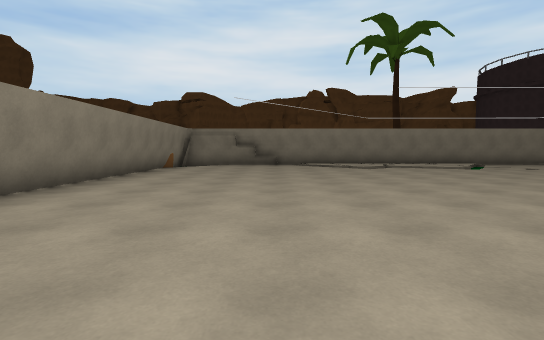
[1] (above)

18 first-person views from a walk through a 3-D level made in the Unity game engine. The camera is 1.2 m above the floor, tilts 4° down and sees 85° across. The floor is counted in squares, 2 m on a side. Each view is taken from the middle of a square. On the plan, view 1 faces up. The plan holds only what a view shows up to about 9 squares ahead; the rest is blank. The place goes on beyond the plan. Some animated figures are not drawn.

[2]
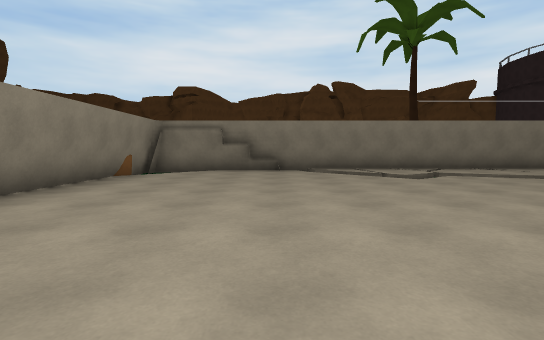

[3]
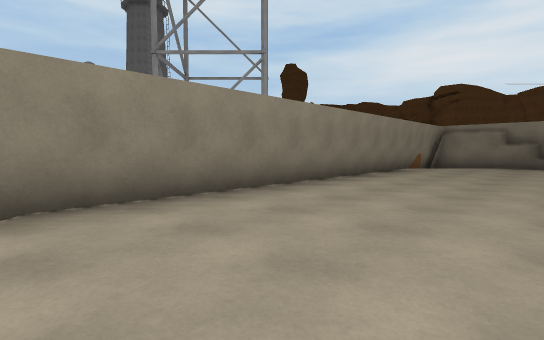

[4]
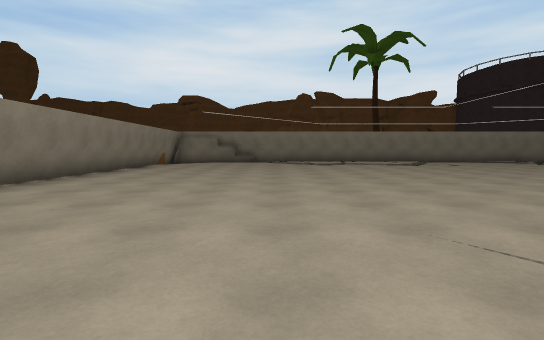

[5]
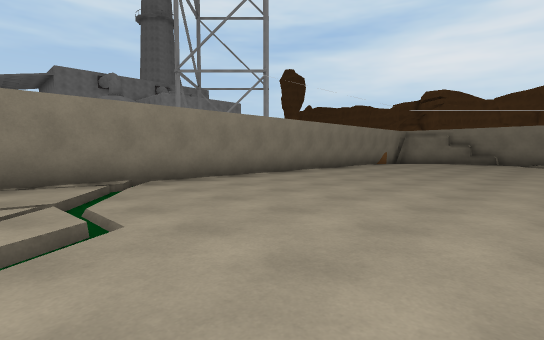

[6]
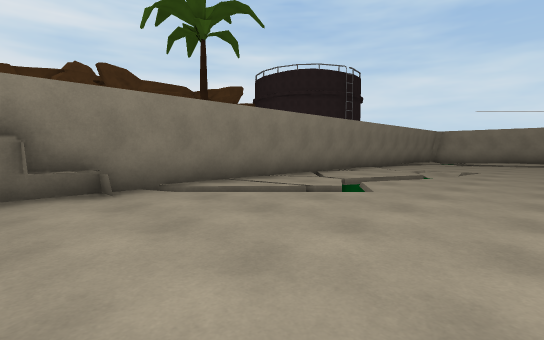

[7]
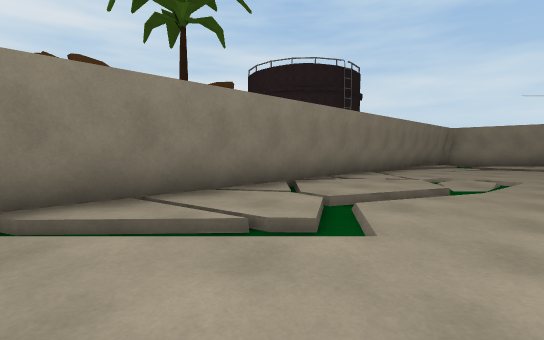

[8]
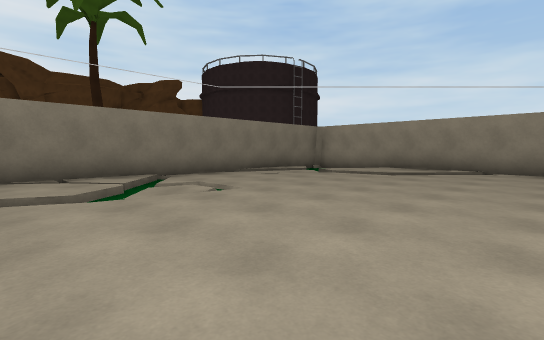

[9]
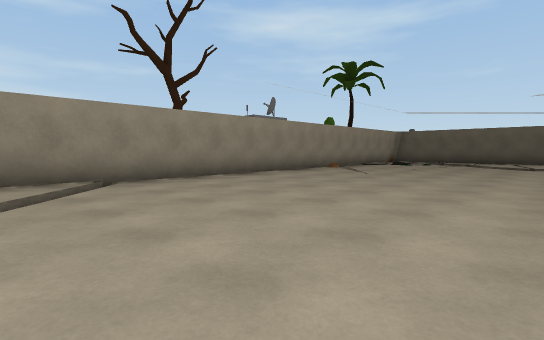

[10]
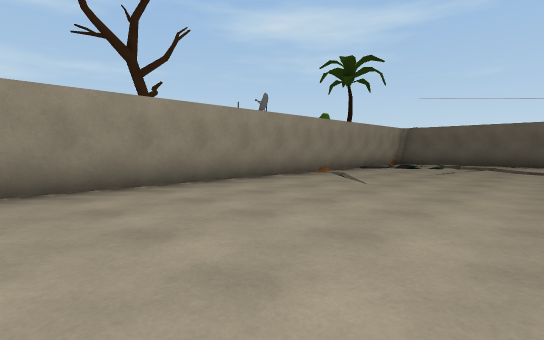

[11]
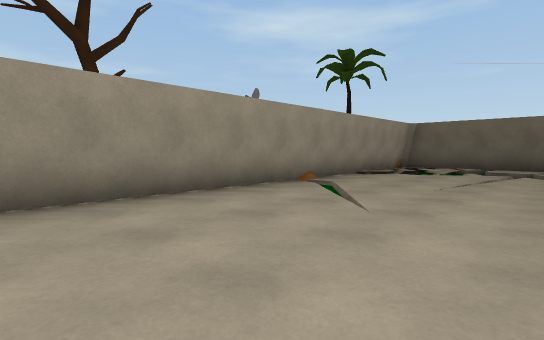

[12]
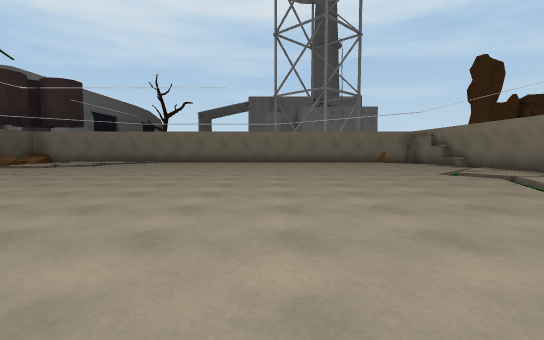

[13]
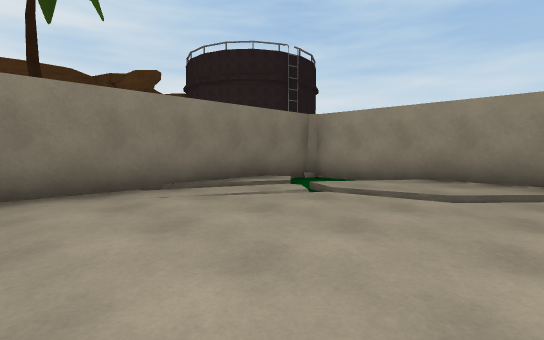

[14]
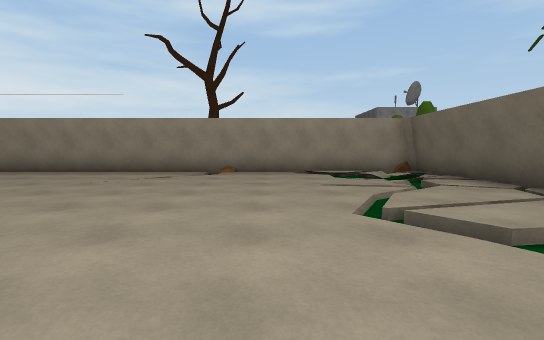

[15]
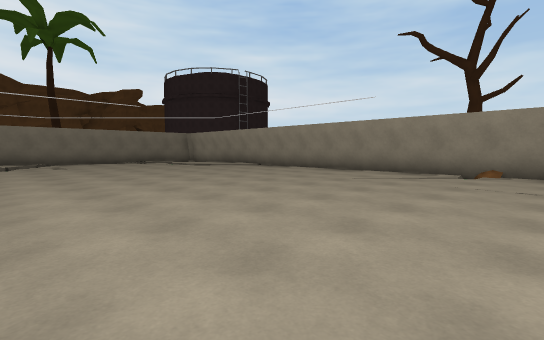

[16]
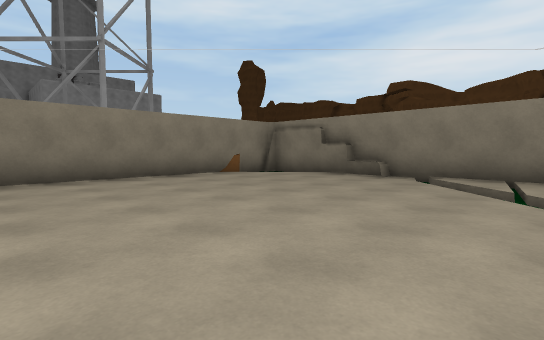

[17]
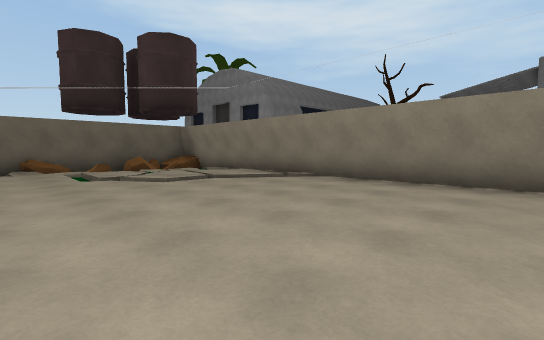

[18]
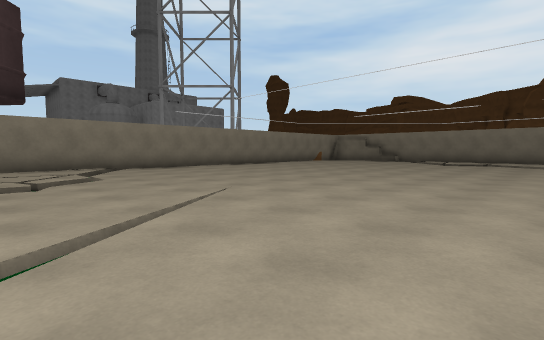

### Floor plan
Key: @ floor where view 1 was taken; # wall or solid block; . floor; / step, stairs or slope; = window, fence, low wall or low ledge.
Columns run from 4 left of view 1 to 14 right of it. Each row starts with its distance up from view 1.
 12  ###=       ###
 11 ##.#####    #.##
 10 #...../##    .  #
  9 #......  ##  ...#
  8 #...............##
  7 #............... ##
  6 #.................#
  5 #.................#
  4 #.................#
  3 #.................#
  2 #.................#
  1 #............... .#
  0 ##..@. .........  #
 -1  ### .. .......   #
 -2    ##..  ......   #
 -3      ..   .  #    #
 -4      ..           #
 -5     ##

Where each view was taken, in squares from view 1:
view 1: 0 up, 0 right, facing up
view 2: 3 up, 0 right, facing up
view 3: 0 up, 0 right, facing up-left
view 4: 2 down, 1 right, facing up
view 5: 2 down, 2 right, facing up-left
view 6: 7 up, 1 left, facing up-right
view 7: 8 up, 1 right, facing up-right
view 8: 5 up, 5 right, facing up-right
view 9: 8 up, 8 right, facing down-right
view 10: 6 up, 9 right, facing down-right
view 11: 4 up, 10 right, facing down-right
view 12: 5 up, 10 right, facing left
view 13: 7 up, 8 right, facing up-right
view 14: 2 down, 6 right, facing right
view 15: 2 down, 6 right, facing up-right
view 16: 5 up, 3 right, facing up-left
view 17: 4 up, 2 right, facing down-left
view 18: 3 down, 6 right, facing up-left
